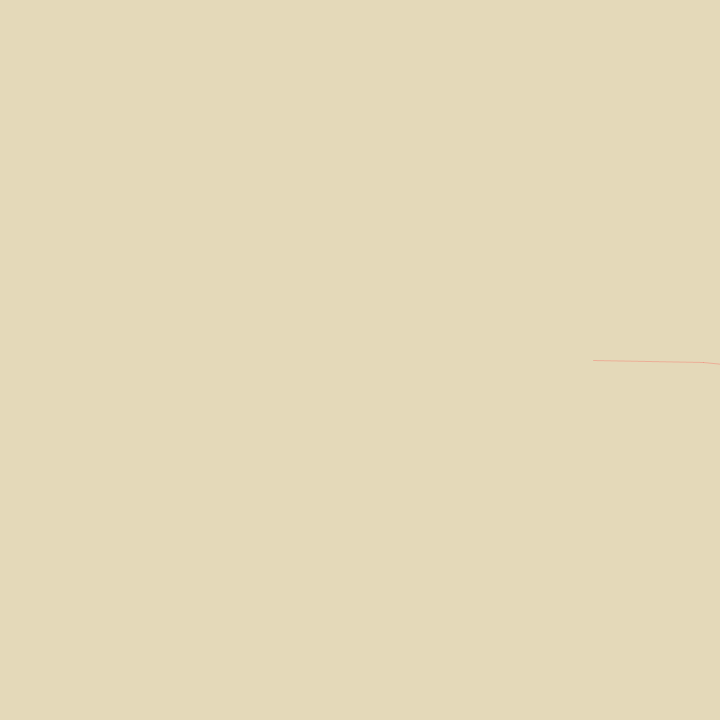
Frame 1 (no input)
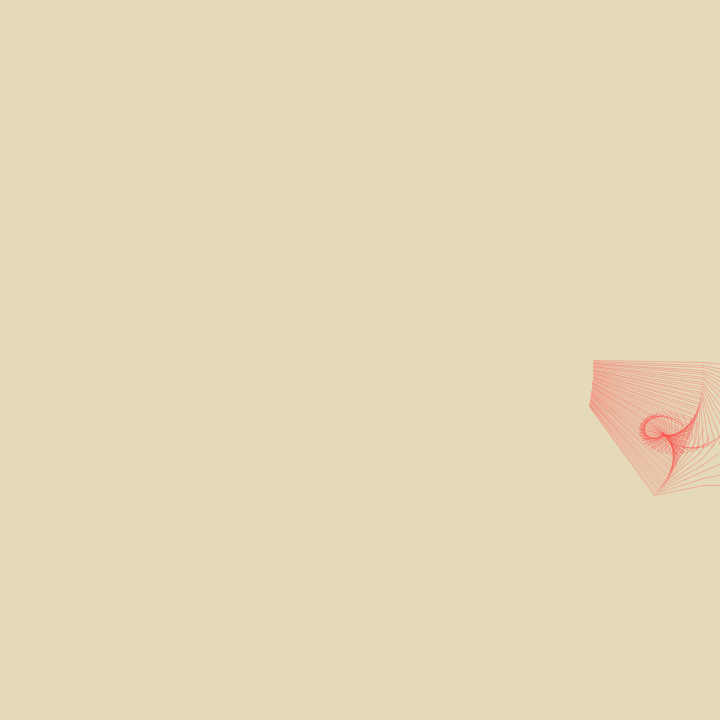
Frame 60 (the mouse pressed at the canvas centre just before this capture)
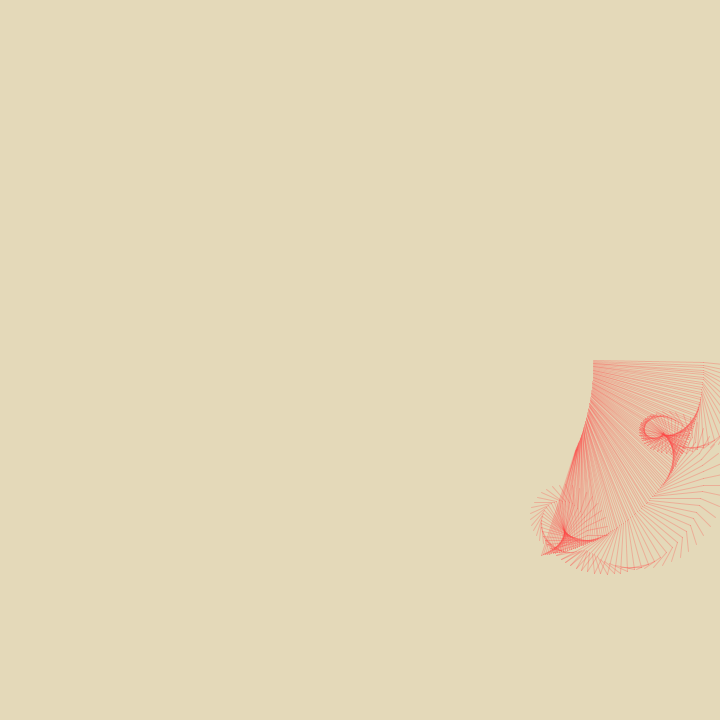
Frame 120 (the mouse held since frame 60 and released just before this capture)

The Processing sketch that drew these frames (run headless with seeded random() and noise(); from frame 60 on, the mouse is pressed at the canvas centre):

// Processing sketch: processing_149750
// ── processing_149750.pde

/**
 * SKETCH BASE PER ESERCITAZIONE 7
 * Corso di Computer Graphic 2013/14 prof. A. Belluscio
 *
 * Intervenire nelle parti contrassegnate con //++
 * seguendo le indicazioni riportate in:
 * http://www.exframes.net/cgbrera/lezioni/2013/grafica-computazionale
 */

//++ Modificare gli otto parametri seguenti

float raggio1 = 234;  // lunghezza del 1° segmento 
float raggio2 = 110;   // lunghezza del 2° segmento
float raggio3 = 50;   // lunghezza del 3° segmento
float raggio4 = 20;   // lunghezza del 4° segmento

float passoAngolo1 = PI/950;  // velocita' di rotazione del 1° segmento
float passoAngolo2 = PI/200;  // velocita' di rotazione del 2° segmento
float passoAngolo3 = PI/31;   // velocita' di rotazione del 3° segmento
float passoAngolo4 = PI/15;    // velocita' di rotazione del 4° segmento

void setup()
{
  size(720,720);
  stroke(255,46);
  background(228,217,185);
  colorMode (HSB,360,100,100);
  frameRate (120);  
}

void draw () 
{
  // Centro dell'area di visualizzazione
  float c0x = 360;
  float c0y = 360;
  
  // Calcola l'estremita' finale del 1° segmento
  float angolo1 = frameCount*passoAngolo1;
  float c1x = c0x + cos(angolo1)*raggio1;
  float c1y = c0y + sin(angolo1)*raggio1;
  
  // Calcola l'estremita' finale del 2° segmento
  float angolo2 = frameCount*passoAngolo2;
  float c2x = c1x + cos(angolo2)*raggio2;
  float c2y = c1y + sin(angolo2)*raggio2;
  
  // Calcola l'estremita' finale del 3° segmento
  float angolo3 = frameCount*passoAngolo3;
  float c3x = c2x + cos(angolo3)*raggio3;
  float c3y = c2y + sin(angolo3)*raggio3;
  
  // Calcola l'estremita' finale del 4° segmento
  float angolo4 = frameCount*passoAngolo4;
  float c4x = c3x + cos(angolo4)*raggio4;
  float c4y = c3y + sin(angolo4)*raggio4;
  
  //++ Calcolare le coordinate cromatiche usando i valori 
  //   presenti o ricavati da altre funzioni non randomiche

  //++ Impostare il colore dei tre segmenti
  //   eventualmente con colori diversi
  float h = (int (angolo1/TWO_PI) % 30)*12; 
  stroke (h,75,100,70);
  // Disegna il 2°, il 3° e il 4° segmento
  line(c1x,c1y, c2x,c2y);  
  line(c2x,c2y, c3x,c3y); 
  line(c3x,c3y, c4x,c4y);
}
